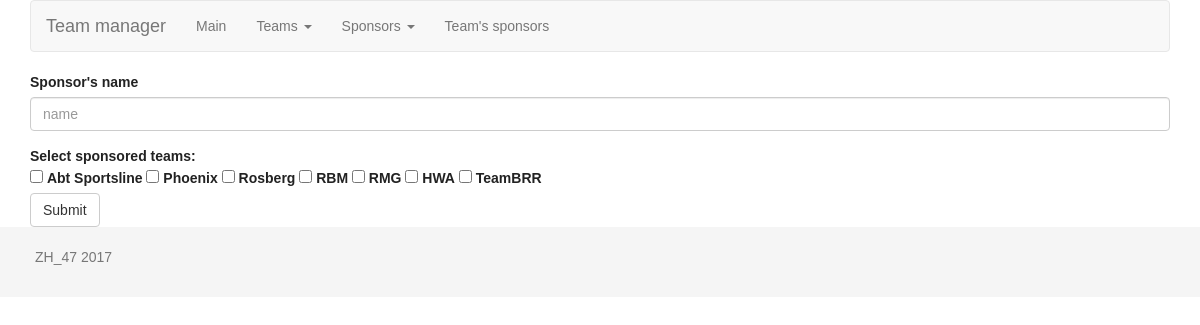
/index.php?action=create-sponsor, run on the app's committed database.
### tables this page shows
CREATE TABLE `team` (
  `team_id` int(11) NOT NULL AUTO_INCREMENT,
  `name` varchar(50) NOT NULL,
  `founded` year(4) DEFAULT NULL,
  `car` varchar(20) DEFAULT NULL,
  PRIMARY KEY (`team_id`)
);

### public/index.php (called while the page is built, shortened)
<?php
include_once('../autoloader.php');
$action = isset($_GET['action']) ? $_GET['action'] : '';
$controller = new Controller($action);
$controller->execute();

### autoloader.php (called while the page is built, shortened)
<?php
function getClassPath(string $className): string
{
    $registeredClasses = [
        'App\Controller' => 'Controller',
        'App\Model\ModelAbstract' => 'model/ModelAbstract',
        'App\Model\Team' => 'model/Team',
        'App\Model\Sponsor' => 'model/Sponsor',
        'App\Model\Sponsor_Team' => 'model/Sponsor_Team',
        'App\Repository\RepositoryAbstract' => 'repository/RepositoryAbstract',
        'App\Repository\TeamRepository' => 'repository/TeamRepository',
        'App\Repository\SponsorRepository' => 'repository/SponsorRepository',
        'App\Repository\SponsorTeamRepository' => 'repository/SponsorTeamRepository'
    ];
    return $registeredClasses[$className];
}

### repository/RepositoryAbstract.php (called while the page is built, shortened)
<?php
abstract class RepositoryAbstract
{
    public function __construct()
    {
        $config = (include(__DIR__ . '/../config/config.php'))['db'];
        $dsn = "mysql:host={$config['host']};dbname={$config['dbname']};charset={$config['charset']}";
        $opt = [
            PDO::ATTR_ERRMODE => PDO::ERRMODE_EXCEPTION,
            PDO::ATTR_DEFAULT_FETCH_MODE => PDO::FETCH_ASSOC,
            PDO::ATTR_EMULATE_PREPARES => false,
        ];
        try {
            $this->pdo = new PDO($dsn, $config['login'], $config['pass'], $opt);
        } catch (PDOException $e) {
            die('Подключение не удалось: ' . $e->getMessage());
        }
    }
}

### repository/TeamRepository.php (called while the page is built, shortened)
<?php
class TeamRepository extends RepositoryAbstract
{
    public function __construct()
    {
        $this->entityName = 'team';
    }
    public function findAll(): array
    {
        $stmt = $this->pdo->prepare("SELECT * FROM {$this->entityName}");
        $stmt->execute();
        $teams = [];
        foreach ($stmt as $row) {
            $teams[] = new Team($row['name'], $row['founded'], $row['car'], $row['team_id']);
        }
        return $teams;
    }
}

### model/Team.php (called while the page is built, shortened)
<?php
class Team extends ModelAbstract
{
    public function __construct(string $name, string $car, string $founded, int $id = null)
    {
        $this->name = $name;
        $this->id = $id;
    }
}

### view/sponsor/form.php (the view, shortened to what this page needs)
<?php
require_once('../view/template/header.php');
?>
    <form method="POST" action="index.php?action=<?= $action ?>-sponsor">
        <div class="form-group">
            <label for="name">Sponsor's name</label>
            <input type="text" class="form-control" id="name" name="name" placeholder="name"
                   value="<?= isset($sponsor->name) ? $sponsor->name : '' ?>">
        </div>
        <div>
            <b>Select sponsored teams:</b><br>
            <?php foreach ($teams as $team) { ?>
                <input type="checkbox" name="team_id[]" value="<?= $team->id ?>">
                <label for="<?= $team->id ?>"><?= $team->name ?></label>
            <?php } ?>
        </div>
        <button type="submit" class="btn btn-default">Submit</button>
    </form>
<?php
require_once('../view/template/footer.php');
?>

### public/css/style.css (style rules this page uses)
* { margin: 0; }
html, body { height: 100%; }
body { background: #ffffff; color: #222222; font-family: Arial, Helvetica, sans-serif; }

### data on the page
team: name "Abt Sportsline"
team: name "Phoenix"
team: name "Rosberg"
team: name "RBM"
team: name "RMG"
team: name "HWA"
team: name "TeamBRR"
